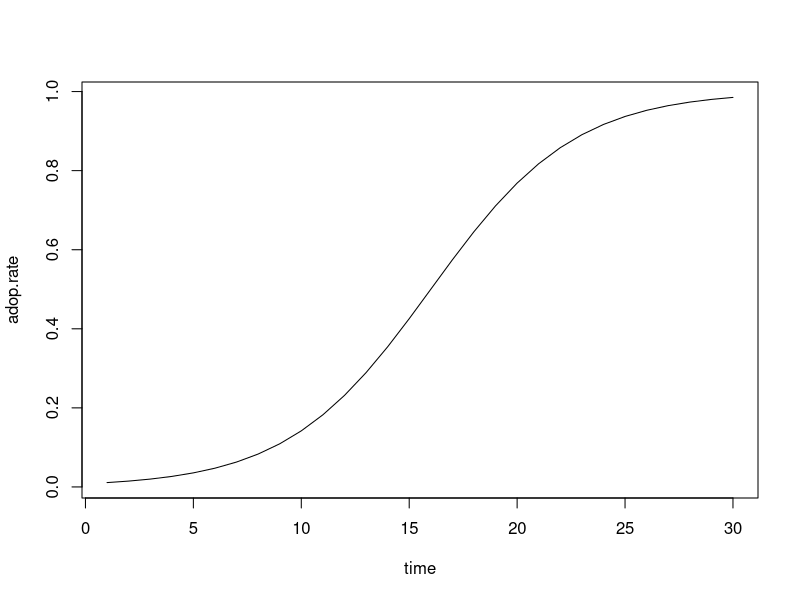
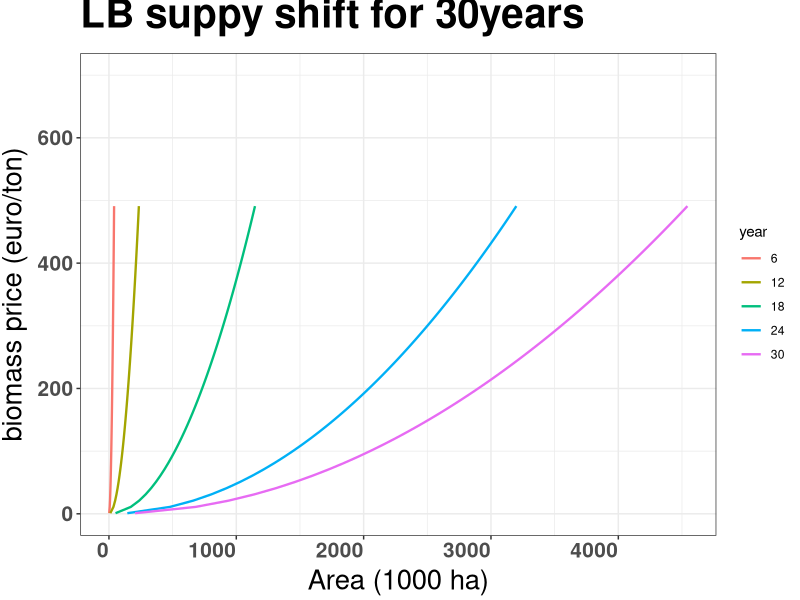
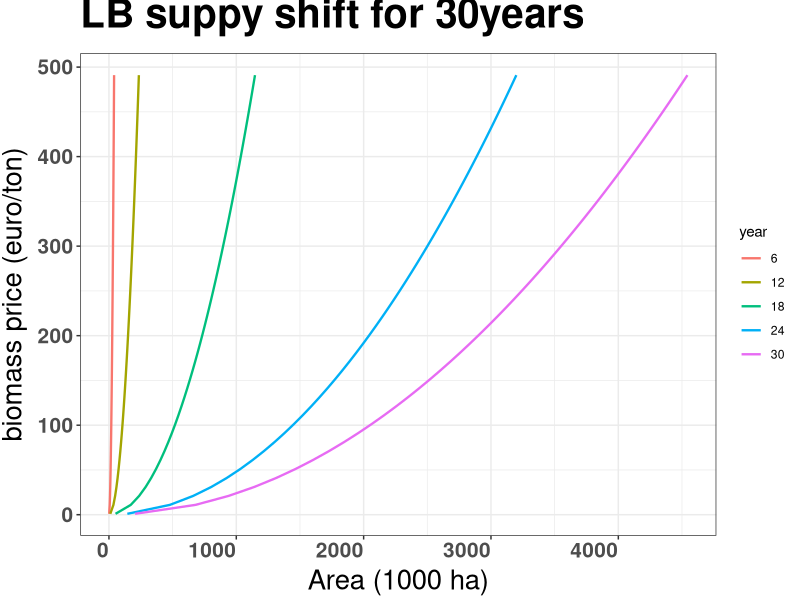

Reproduce these figures in R, in order.
library(ggplot2)


PI.miscan  <- 80      # 80 euro/ton
PI.land    <- 200
elast      <- 0.5     # price elasticity for area miscantus or SRC
elast.land <- 0.05    # price elasticity for area miscantus or SRC

area.miscan <- 10      #  1000 ha for Germany  2mil ha for

tzero <- 16
alpha <- 0.3          # diffusion rate
time <- 1:30    
adop.rate <- 1/(1+exp(-alpha*(time-tzero)))
plot(time,adop.rate,type='l')
##test for adoption rate plot

Peak.area <- 200

out <- data.frame()

adop.rate <- NULL

for (i in 1:5) {
adop.rate[i] <- 1/(1+exp(-alpha*(6*(i-1)-tzero)))
}
a <- adop.rate
adop.rate <-rep(a,each=50)

price.mis  <- seq(1,500,10)
price.mis <- rep(price.mis,5)


ini <- log(area.miscan)-elast*log(PI.miscan )-elast.land*log(PI.land)

area.mis <- Peak.area*adop.rate*exp(ini + elast*log(price.mis)+elast.land*log(PI.land))


y <- c(6,12,18,24,30)
year <- rep(y,each=50)
year <- as.factor(year)
out  <- data.frame(price.mis, area.mis, year) 



p <- ggplot(out,aes(x=area.mis,y=price.mis,group=year,colour=year)) 
p <- p + geom_line(size=0.8)
p <- p + theme_bw()

p <- p + theme(axis.text.x = element_text(angle = 0, hjust = 1, size=15,face="bold"))
p <- p + theme(axis.text.y = element_text(angle = 0, hjust = 1, size=15,face="bold"))

p <- p+ ggtitle("LB suppy shift for 30years") + theme(plot.title = element_text(lineheight=3, face="bold", color="black", size=29,vjust = 2))

p <- p+ xlab("Area (1000 ha)") + ylab("biomass price (euro/ton)")
p <- p + theme(axis.title.y = element_text(size = rel(1.8), angle = 90,vjust = 2))
p <- p + theme(axis.title.x = element_text(size = rel(1.8), angle = 00,vjust = 0.5))

p + ylim(0,700)
 
print(p)
